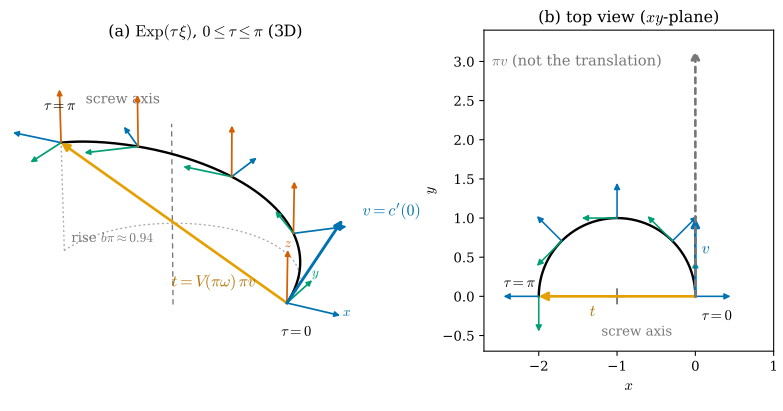

Reproduce this figure in Python.
"""Figure 28.1.1: the twist xi = (v, w) generates a screw motion; v is the initial velocity, not the translation (Section 28.1).

xi = (v, w) with w = e_3 (unit angular velocity about z) and v = (0, a, b), a = 1, b = 0.3. The curve
T(tau) = Exp(tau xi), 0 <= tau <= pi, is applied to a body frame that starts at the world frame.
  * The origin of the body frame moves along c(tau) = (a cos tau - a, a sin tau, b tau): the running-example helix
    gamma(tau) = (a cos tau, a sin tau, b tau) (GUIDELINES section 7, Example 5.4.5) shifted by (-a, 0, 0). The screw axis is the
    vertical line x = -a, y = 0, the pitch is b.
  * c'(0) = v (blue arrow): v is the velocity of the origin at s = 0.
  * The translation of Exp(pi xi) is t = V(pi w) (pi v) = (-2a, 0, pi b) (orange chord), not pi v = (0, pi a, pi b)
    (gray dotted arrow).
(a) 3D view with body-frame triads at tau = 0, pi/4, ..., pi (x: blue, y: green, z: vermilion; length 0.45), v and t.
    The triad at tau = 0 is the world frame (labels x, y, z). Height cue: the shadow of c(tau) on the plane z = 0
    (light gray dotted) and the vertical drop at tau = pi of length b pi = 0.94 (the rise along the screw axis).
(b) top view (projection to the xy-plane) of the same objects, together with pi v.
Also writes an interactive plotly version (fig-28-1-1-screw-motion-interactive.html).
Self-check: Exp(s xi) from the closed form equals the matrix exponential; c(s) = gamma(s) - (a, 0, 0);
the screw axis point q = w x v / |w|^2 = (-a, 0, 0) is fixed up to the shift along the axis.

Run from the project root:
``PYTHONPATH=tools python3 chapters/28-lie-groups-poses/figures/fig-28-1-1-screw-motion.py``
"""

import os
import pathlib
import sys

os.environ.setdefault("OMP_NUM_THREADS", "4")
os.environ.setdefault("OPENBLAS_NUM_THREADS", "4")
sys.path.insert(0, str(pathlib.Path(__file__).resolve().parents[1] / "lib"))
import dglie as L  # noqa: E402

import dgfig  # noqa: E402

dgfig.setup()

import matplotlib.pyplot as plt  # noqa: E402
import numpy as np  # noqa: E402

C = dgfig.COLORS
A, B = 1.0, 0.3
w = np.array([0.0, 0.0, 1.0])
v = np.array([0.0, A, B])
xi = np.concatenate([v, w])
S_END = np.pi
ss = np.linspace(0, S_END, 301)
Ts = [L.expSE3(s * xi) for s in ss]
path = np.array([T[:3, 3] for T in Ts])

# self-checks
for s, T in zip(ss[::30], Ts[::30]):
    assert np.allclose(T, L.expm(L.hat6(s * xi)), atol=1e-12)
helix = np.stack([A * np.cos(ss), A * np.sin(ss), B * ss], 1)
assert np.allclose(path, helix - np.array([A, 0, 0]), atol=1e-12)
q_axis = np.cross(w, v) / (w @ w)
assert np.allclose(q_axis, [-A, 0, 0])
t_end = Ts[-1][:3, 3]
assert np.allclose(t_end, [-2 * A, 0, np.pi * B], atol=1e-12)
assert np.allclose((path[1] - path[0]) / (ss[1] - ss[0]), v, atol=2e-2)

marks = np.linspace(0, S_END, 5)
TRI = 0.45
axcol = [C["tangent"], C["third"], C["normal"]]

fig = plt.figure(figsize=(8.4, 4.4))
ax = dgfig.axes3d(fig, pos=121, elev=24, azim=-62)
ax.set_position([0.0, 0.0, 0.55, 0.95])
ax.plot(*path.T, color=C["main"], lw=1.8, zorder=5)
# height cue: shadow of the path on z = 0 and the drop line at tau = pi (rise b pi along the screw axis)
ax.plot(path[:, 0], path[:, 1], 0 * path[:, 2], color="#AAAAAA", lw=1.0, ls=(0, (1.5, 2)), zorder=1)
ax.plot([path[-1, 0]] * 2, [path[-1, 1]] * 2, [0, path[-1, 2]], color="#AAAAAA", lw=1.0, ls=(0, (1.5, 2)), zorder=1)
ax.text(path[-1, 0] + 0.1, path[-1, 1] - 0.05, 0.12, r"rise $b\pi \approx 0.94$", fontsize=10,
        color=C["aux"], ha="left", zorder=13)
ax.plot([-A, -A], [0, 0], [-0.25, np.pi * B + 0.35], color=C["aux"], lw=1.0, ls=(0, (4, 3)), zorder=2)
ax.text(-A - 0.1, 0, np.pi * B + 0.5, "screw axis", fontsize=10.5, color=C["aux"], ha="right")
for s in marks:
    T = L.expSE3(s * xi)
    for k in range(3):
        dgfig.arrow3d(ax, T[:3, 3], T[:3, k], role=axcol[k], scale=TRI, lw=1.3, head=8, zorder=8)
dgfig.arrow3d(ax, [0, 0, 0], v, role="tangent", scale=1.0, lw=2.2, head=12, zorder=12)
ax.text(0.15, 1.05, 0.35, r"$v = c'(0)$", color=C["tangent"], fontsize=12, zorder=13)
dgfig.arrow3d(ax, [0, 0, 0], t_end, role="accent", lw=2.0, head=12, zorder=11)
ax.text(*(t_end * 0.5 + np.array([0.1, -0.2, -0.45])), r"$t = V(\pi\omega)\,\pi v$", color="#B07400", fontsize=12,
        zorder=13)
for k, lab in enumerate(["x", "y", "z"]):          # the triad at tau = 0 is the world frame
    tip = 1.12 * TRI * np.eye(3)[k] + np.array([0.0, 0.0, 0.04 if k < 2 else 0.0])
    ax.text(*tip, f"${lab}$", color=axcol[k], fontsize=10, ha="center", va="center", zorder=13)
pv = np.pi * v
ax.text(*(path[-1] + np.array([-0.15, 0.0, 0.25])), r"$\tau = \pi$", fontsize=11, zorder=13)
ax.text(0.1, -0.3, -0.12, r"$\tau = 0$", fontsize=11, zorder=13)
dgfig.equal_aspect(ax, path, np.array([[-2.3, -0.5, -0.3], [0.5, 1.4, 1.3]]), zoom=1.2)
ax.set_title(r"(a) $\mathrm{Exp}(\tau\,\xi)$, $0 \leq \tau \leq \pi$ (3D)", fontsize=12, y=0.98)

bx = fig.add_axes([0.62, 0.13, 0.36, 0.76])
bx.plot(path[:, 0], path[:, 1], color=C["main"], lw=1.8)
bx.plot(-A, 0, "+", color=C["aux"], ms=12, mew=1.4)
bx.text(-A - 0.2, -0.5, "screw axis", fontsize=10, color=C["aux"])
for s in marks:
    T = L.expSE3(s * xi)
    p = T[:3, 3]
    for k in range(2):
        d = T[:2, k] * TRI
        bx.annotate("", xy=p[:2] + d, xytext=p[:2], arrowprops=dict(arrowstyle="-|>", color=axcol[k], lw=1.2,
                                                                   mutation_scale=9, shrinkA=0, shrinkB=0))
akw = dict(arrowstyle="-|>", lw=2.0, mutation_scale=13, shrinkA=0, shrinkB=0)
bx.annotate("", xy=v[:2], xytext=(0, 0), arrowprops=dict(color=C["tangent"], **akw))
bx.text(0.08, 0.55, r"$v$", color=C["tangent"], fontsize=12)
bx.annotate("", xy=t_end[:2], xytext=(0, 0), arrowprops=dict(color=C["accent"], **akw))
bx.text(-1.35, -0.25, r"$t$", color="#B07400", fontsize=12)
bx.annotate("", xy=pv[:2], xytext=(0, 0), arrowprops=dict(color=C["aux"], ls=(0, (2, 2)), **akw))
bx.text(-2.6, 2.95, r"$\pi v$ (not the translation)", color=C["aux"], fontsize=11)
bx.text(-2.45, 0.12, r"$\tau = \pi$", fontsize=11)
bx.text(0.08, -0.3, r"$\tau = 0$", fontsize=11)
bx.set_aspect("equal")
bx.set_xlim(-2.7, 1.0)
bx.set_ylim(-0.7, 3.4)
bx.set_xlabel(r"$x$")
bx.set_ylabel(r"$y$")
bx.set_title(r"(b) top view ($xy$-plane)", fontsize=12)

dgfig.save(fig, __file__)

# ---------------------------------------------------------------- interactive version
import plotly.graph_objects as go  # noqa: E402

tr = [go.Scatter3d(x=path[:, 0], y=path[:, 1], z=path[:, 2], mode="lines", line=dict(color="black", width=5),
                   name="origin of the body frame c(tau)")]
tr.append(go.Scatter3d(x=[-A, -A], y=[0, 0], z=[-0.25, np.pi * B + 0.35], mode="lines",
                       line=dict(color="#777777", width=3, dash="dash"), name="screw axis"))
hexc = ["#0072B2", "#009E73", "#D55E00"]
for s in np.linspace(0, S_END, 9):
    T = L.expSE3(s * xi)
    for k in range(3):
        q = T[:3, 3] + TRI * T[:3, k]
        tr.append(go.Scatter3d(x=[T[0, 3], q[0]], y=[T[1, 3], q[1]], z=[T[2, 3], q[2]], mode="lines",
                               line=dict(color=hexc[k], width=5), showlegend=False, hoverinfo="skip"))
for vec, col, name in [(v, "#0072B2", "v = c'(0)"), (t_end, "#E69F00", "t = translation of Exp(pi xi)"),
                       (pv, "#777777", "pi v")]:
    tr.append(go.Scatter3d(x=[0, vec[0]], y=[0, vec[1]], z=[0, vec[2]], mode="lines+markers",
                           line=dict(color=col, width=7), marker=dict(size=[2, 5], color=col), name=name))
pfig = go.Figure(tr)
pfig.update_layout(scene=dict(aspectmode="data", xaxis_title="x", yaxis_title="y", zaxis_title="z"),
                   margin=dict(l=0, r=0, t=40, b=0),
                   title=dict(text="Screw motion Exp(tau xi), xi = (v, w), v = (0, 1, 0.3), w = (0, 0, 1), 0 <= tau <= pi",
                              x=0.5, font=dict(size=13)))
out = pathlib.Path(__file__).with_name(pathlib.Path(__file__).stem + "-interactive.html")
pfig.write_html(out, include_plotlyjs="cdn", full_html=True, div_id="fig-28-1-1-interactive",
                config={"displaylogo": False})
print(f"saved {out}")
